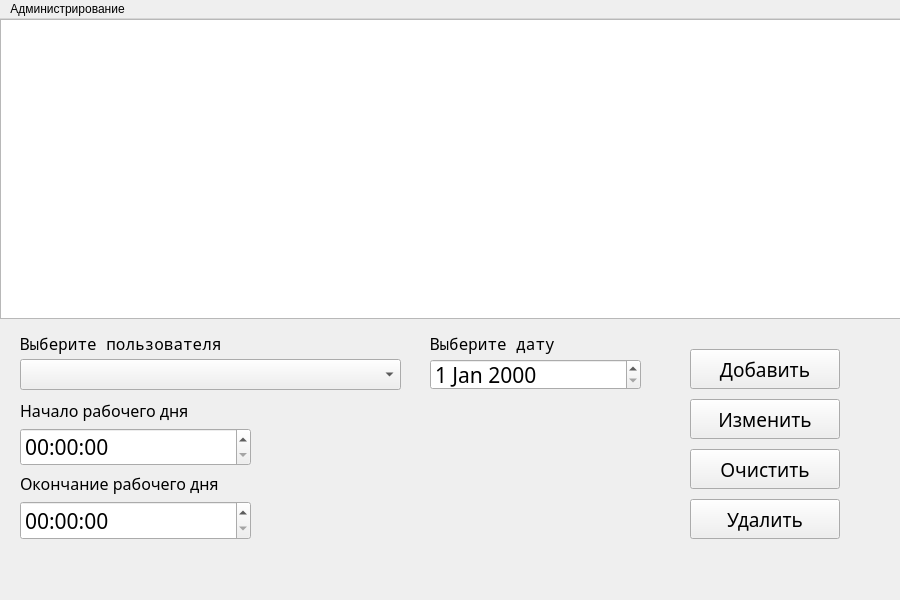
<?xml version="1.0" encoding="UTF-8"?>
<ui version="4.0">
 <class>adminFormTime</class>
 <widget class="QMainWindow" name="adminFormTime">
  <property name="geometry">
   <rect>
    <x>0</x>
    <y>0</y>
    <width>900</width>
    <height>600</height>
   </rect>
  </property>
  <property name="windowTitle">
   <string>Администрирование - Рабочее время</string>
  </property>
  <widget class="QWidget" name="centralwidget">
   <widget class="QTableView" name="timeTable">
    <property name="geometry">
     <rect>
      <x>0</x>
      <y>0</y>
      <width>901</width>
      <height>300</height>
     </rect>
    </property>
   </widget>
   <widget class="QComboBox" name="selectPolz">
    <property name="geometry">
     <rect>
      <x>20</x>
      <y>340</y>
      <width>381</width>
      <height>31</height>
     </rect>
    </property>
    <property name="font">
     <font>
      <family>Noto Sans</family>
      <pointsize>12</pointsize>
     </font>
    </property>
   </widget>
   <widget class="QLabel" name="label">
    <property name="geometry">
     <rect>
      <x>20</x>
      <y>310</y>
      <width>271</width>
      <height>31</height>
     </rect>
    </property>
    <property name="font">
     <font>
      <family>Noto Mono</family>
      <pointsize>12</pointsize>
     </font>
    </property>
    <property name="text">
     <string>Выберите пользователя</string>
    </property>
   </widget>
   <widget class="QWidget" name="gridLayoutWidget">
    <property name="geometry">
     <rect>
      <x>20</x>
      <y>380</y>
      <width>231</width>
      <height>141</height>
     </rect>
    </property>
    <layout class="QGridLayout" name="gridLayout">
     <item row="1" column="0">
      <widget class="QDateTimeEdit" name="startTimeEdit">
       <property name="font">
        <font>
         <family>Noto Sans</family>
         <pointsize>16</pointsize>
        </font>
       </property>
       <property name="date">
        <date>
         <year>2001</year>
         <month>1</month>
         <day>1</day>
        </date>
       </property>
       <property name="displayFormat">
        <string>HH:mm:ss</string>
       </property>
      </widget>
     </item>
     <item row="0" column="0">
      <widget class="QLabel" name="label_2">
       <property name="font">
        <font>
         <family>Noto Sans</family>
         <pointsize>12</pointsize>
        </font>
       </property>
       <property name="text">
        <string>Начало рабочего дня</string>
       </property>
      </widget>
     </item>
     <item row="3" column="0">
      <widget class="QLabel" name="label_3">
       <property name="font">
        <font>
         <family>Noto Sans</family>
         <pointsize>12</pointsize>
        </font>
       </property>
       <property name="text">
        <string>Окончание рабочего дня</string>
       </property>
      </widget>
     </item>
     <item row="4" column="0">
      <widget class="QDateTimeEdit" name="finishTimeEdit">
       <property name="font">
        <font>
         <family>Noto Sans</family>
         <pointsize>16</pointsize>
        </font>
       </property>
       <property name="date">
        <date>
         <year>2001</year>
         <month>1</month>
         <day>1</day>
        </date>
       </property>
       <property name="displayFormat">
        <string>HH:mm:ss</string>
       </property>
      </widget>
     </item>
    </layout>
   </widget>
   <widget class="QPushButton" name="deleteBtn">
    <property name="geometry">
     <rect>
      <x>690</x>
      <y>480</y>
      <width>150</width>
      <height>40</height>
     </rect>
    </property>
    <property name="font">
     <font>
      <family>Noto Sans</family>
      <pointsize>14</pointsize>
     </font>
    </property>
    <property name="text">
     <string>Удалить</string>
    </property>
   </widget>
   <widget class="QPushButton" name="addTimeBtn">
    <property name="geometry">
     <rect>
      <x>690</x>
      <y>330</y>
      <width>150</width>
      <height>40</height>
     </rect>
    </property>
    <property name="font">
     <font>
      <family>Noto Sans</family>
      <pointsize>14</pointsize>
     </font>
    </property>
    <property name="text">
     <string>Добавить</string>
    </property>
   </widget>
   <widget class="QPushButton" name="clearBtn">
    <property name="geometry">
     <rect>
      <x>690</x>
      <y>430</y>
      <width>150</width>
      <height>40</height>
     </rect>
    </property>
    <property name="font">
     <font>
      <family>Noto Sans</family>
      <pointsize>14</pointsize>
     </font>
    </property>
    <property name="text">
     <string>Очистить</string>
    </property>
   </widget>
   <widget class="QLabel" name="label_4">
    <property name="geometry">
     <rect>
      <x>430</x>
      <y>310</y>
      <width>271</width>
      <height>31</height>
     </rect>
    </property>
    <property name="font">
     <font>
      <family>Noto Mono</family>
      <pointsize>12</pointsize>
     </font>
    </property>
    <property name="text">
     <string>Выберите дату</string>
    </property>
   </widget>
   <widget class="QDateEdit" name="selectDate">
    <property name="geometry">
     <rect>
      <x>430</x>
      <y>340</y>
      <width>211</width>
      <height>31</height>
     </rect>
    </property>
    <property name="font">
     <font>
      <family>Noto Sans</family>
      <pointsize>16</pointsize>
     </font>
    </property>
   </widget>
   <widget class="QPushButton" name="updateBtn">
    <property name="geometry">
     <rect>
      <x>690</x>
      <y>380</y>
      <width>150</width>
      <height>40</height>
     </rect>
    </property>
    <property name="font">
     <font>
      <family>Noto Sans</family>
      <pointsize>14</pointsize>
     </font>
    </property>
    <property name="text">
     <string>Изменить</string>
    </property>
   </widget>
  </widget>
  <widget class="QMenuBar" name="menubar">
   <property name="geometry">
    <rect>
     <x>0</x>
     <y>0</y>
     <width>900</width>
     <height>21</height>
    </rect>
   </property>
   <widget class="QMenu" name="adminmenu">
    <property name="title">
     <string>Администрирование</string>
    </property>
    <addaction name="menuSotr"/>
    <addaction name="menuTime"/>
    <addaction name="menuPo"/>
    <addaction name="menuWeb"/>
   </widget>
   <addaction name="adminmenu"/>
  </widget>
  <action name="menuSotr">
   <property name="text">
    <string>Сотрудники</string>
   </property>
  </action>
  <action name="menuTime">
   <property name="text">
    <string>Рабочее время</string>
   </property>
  </action>
  <action name="menuPo">
   <property name="text">
    <string>Учет ПО</string>
   </property>
  </action>
  <action name="menuWeb">
   <property name="text">
    <string>Учет веб-ресурсов</string>
   </property>
  </action>
 </widget>
 <resources/>
 <connections/>
</ui>
